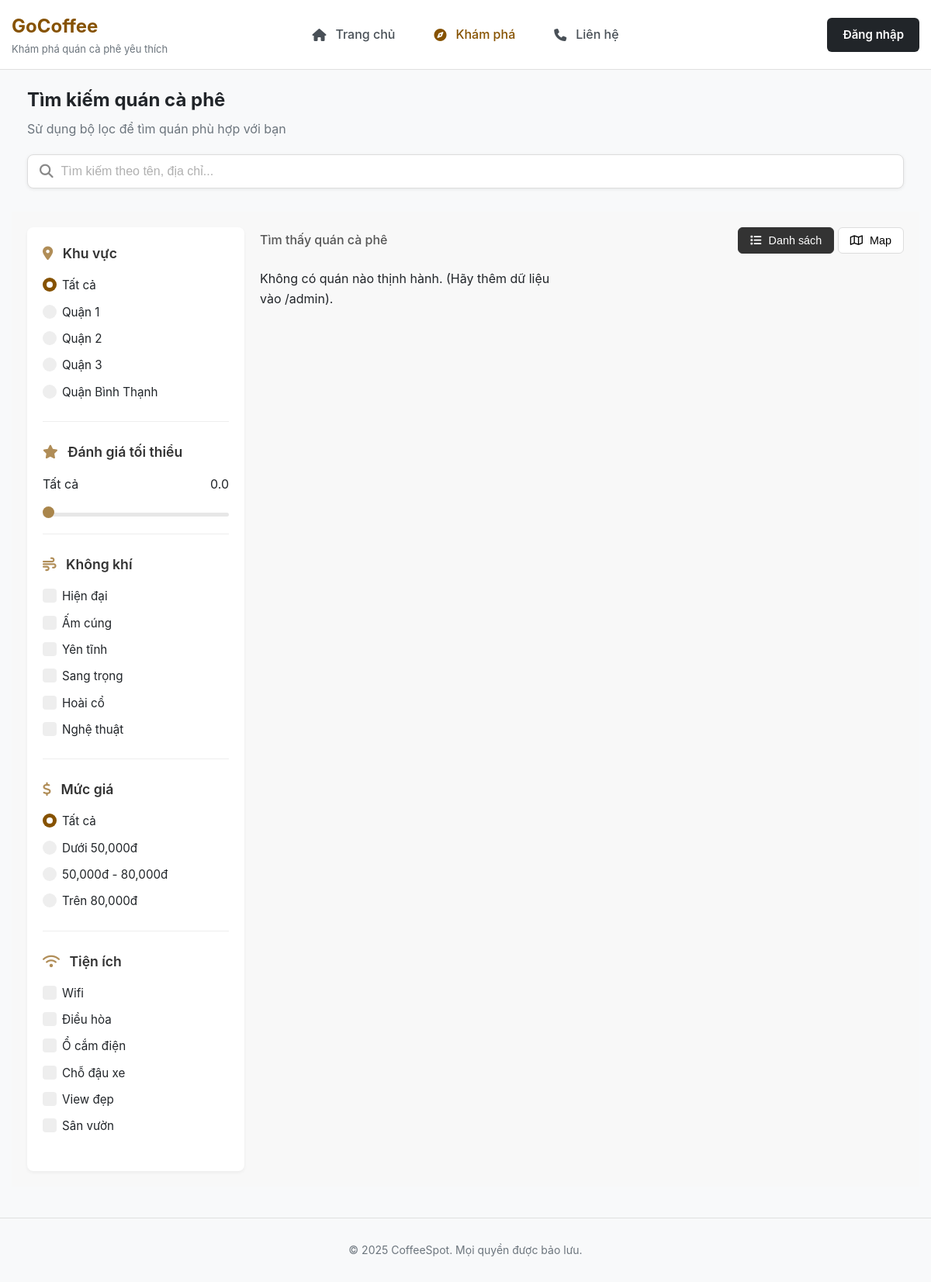
The app's page /shops/, older data.
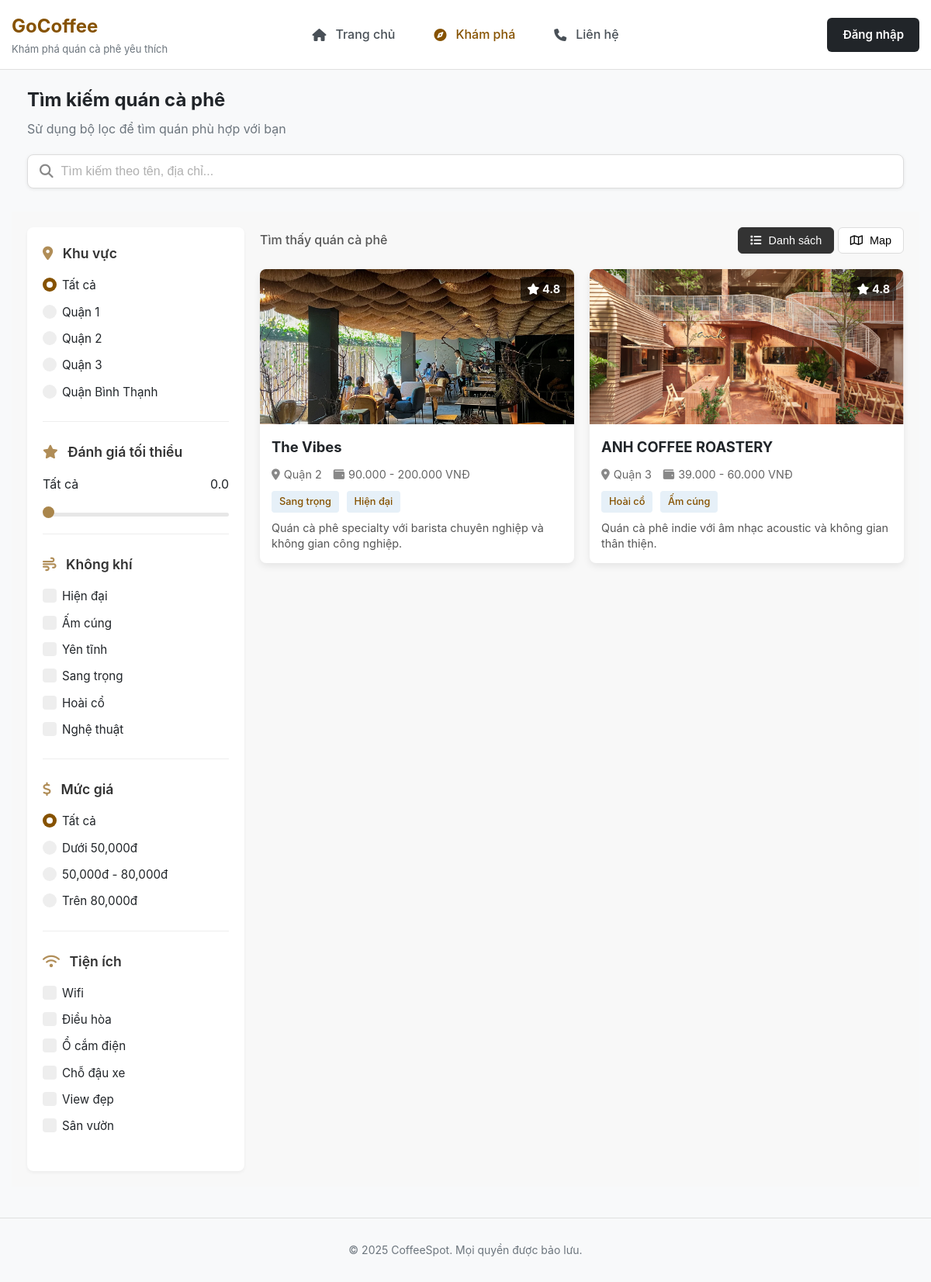
The same page, newer data.
### shops/models.py (models this page shows, shortened)
class CafeShop(models.Model):
    name = models.CharField(max_length = 200)
    address = models.CharField(max_length = 300)
    district = models.CharField(max_length = 100) #Dùng để lọc
    tags = models.CharField(max_length = 300, blank = True)
    amenities = models.CharField(max_length = 300, blank = True) #Tiện ích các thứ như Wifi, Chỗ đậu xe...
    description = models.CharField(max_length = 300, blank = True) #Tối đa 20 chữ
    price_range = models.CharField(max_length = 100, blank = True)
    cover_image = models.ImageField(upload_to = 'covers/', blank = True, null = True)
    def get_tag_list(self):
        if self.tags:
            return [tag.strip() for tag in self.tags.split(',') if tag.strip()]
        return []

### shops/views.py (the view)
# urls.py: path('shops/', views.shop_list_view, name='shop_list'),
def shop_list_view(request):
    shops = CafeShop.objects.all()
    context = {
        'shops': shops
    }
    return render(request, 'shop_list.html', context)

### templates/shop_list.html (shortened to what the changed rows need)
{% extends 'base.html' %}
{% load static %}
{% block extra_styles %}
<link rel="stylesheet" href="{% static 'css/shop_list.css' %}">
{% endblock extra_styles %}
{% block title}Khám phá{% endblock title}
{% block content %}
<section class="hero-section">
    <div class="section-title">
        <h2>Tìm kiếm quán cà phê</h2>
    </div>
</section>
<section class="content-section">
    <div class="main-section">
        <div class="content-main">
            {% for shop in shops %}
            <div class="cafe-card">
                <div class="card-image">
                    {% if shop.cover_image %}
                    <img src="{{ shop.cover_image.url }}" alt="{{ shop.name }}">
                    {% else %}
                    <div class="card-image placeholder">
                        <i class="fa-solid fa-image fa-3x"></i>
                    </div>
                    {% endif %}
                    <div class="card-rating">
                        <i class="fa-solid fa-star"></i> 4.8
                    </div>
                </div>
                <div class="card-content">
                    <h3><a href="{% url 'shop_detail' shop.id %}">{{ shop.name }}</a></h3>
                    <div class="card-info">
                        <div><i class="fa-solid fa-location-dot"></i>{{ shop.district }}</div>
                        <div><i class="fa-solid fa-wallet"></i>{{ shop.price_range }}</div>
                    </div>
                    <div class="card-tags">
                        {% for tag in shop.get_tag_list|slice:":2" %}
                        <span class="tag">{{ tag }}</span>
                        {% endfor %}
                    </div>
                    <p class="card-description">{{ shop.description|truncatewords:20 }}</p>
                </div>
            </div>
            {% empty %}
            <p>Không có quán nào thịnh hành. (Hãy thêm dữ liệu vào /admin).</p>
            {% endfor %}
        </div>
    </div>
</section>
{% endblock content %}

Row changes from the older to the newer data that the page shows:
added CafeShop: cover_image (picture), name "The Vibes", district "Quận 2", price_range "90.000 - 200.000 VNĐ", get_tag_list "Sang trọng" "Hiện đại", description "Quán cà phê specialty với barista chuyên nghiệp và không gian công nghiệp."
added CafeShop: cover_image (picture), name "ANH COFFEE ROASTERY", district "Quận 3", price_range "39.000 - 60.000 VNĐ", get_tag_list "Hoài cổ" "Ấm cúng", description "Quán cà phê indie với âm nhạc acoustic và không gian thân thiện."
Text that changed along with them:
text no longer shown: "Không có quán nào thịnh hành. (Hãy thêm dữ liệu vào /admin)."
